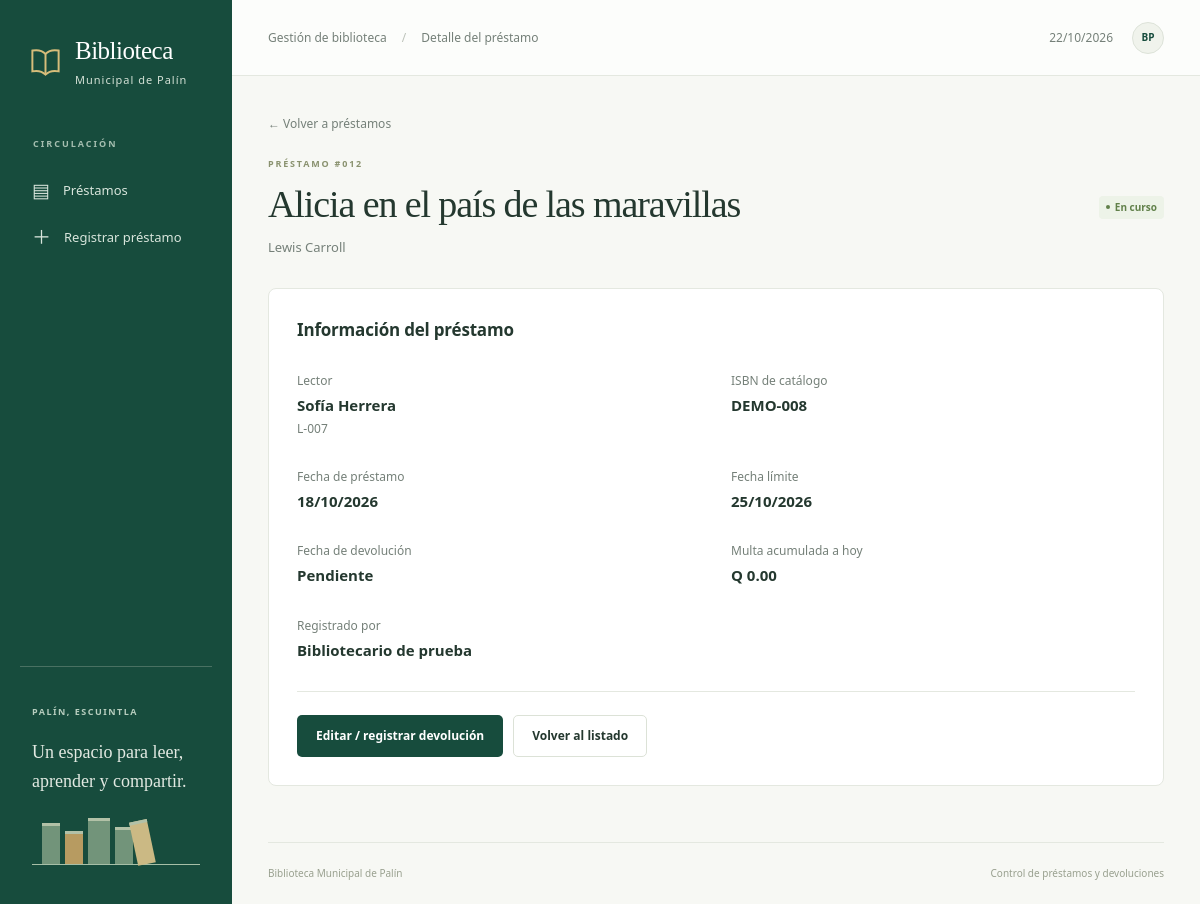
Page /index.php?c=prestamos&a=ver&id=12 on the committed database.
### tables this page shows
CREATE TABLE prestamos (
    id INT UNSIGNED AUTO_INCREMENT PRIMARY KEY,
    libro_id INT UNSIGNED NOT NULL,
    lector_id INT UNSIGNED NOT NULL,
    usuario_id INT UNSIGNED NOT NULL,
    fecha_prestamo DATE NOT NULL,
    fecha_limite DATE NOT NULL,
    fecha_devolucion DATE NULL,
    multa DECIMAL(10,2) NOT NULL DEFAULT 0.00,
    CONSTRAINT fk_prestamo_libro FOREIGN KEY (libro_id) REFERENCES libros(id) ON DELETE RESTRICT,
    CONSTRAINT fk_prestamo_lector FOREIGN KEY (lector_id) REFERENCES lectores(id) ON DELETE RESTRICT,
    CONSTRAINT fk_prestamo_usuario FOREIGN KEY (usuario_id) REFERENCES usuarios(id) ON DELETE RESTRICT,
    CONSTRAINT chk_plazo CHECK (fecha_limite = DATE_ADD(fecha_prestamo, INTERVAL 7 DAY)),
    CONSTRAINT chk_devolucion CHECK (fecha_devolucion IS NULL OR fecha_devolucion >= fecha_prestamo),
    CONSTRAINT chk_multa CHECK (multa >= 0),
    INDEX idx_libro_activo (libro_id,fecha_devolucion),
    INDEX idx_lector_activo (lector_id,fecha_devolucion,fecha_limite)
);

CREATE TABLE libros (
    id INT UNSIGNED AUTO_INCREMENT PRIMARY KEY,
    isbn VARCHAR(20) NOT NULL UNIQUE,
    titulo VARCHAR(150) NOT NULL,
    autor VARCHAR(150) NOT NULL,
    categoria VARCHAR(80) NOT NULL,
    anio SMALLINT UNSIGNED NOT NULL,
    ejemplares_totales INT NOT NULL,
    CONSTRAINT chk_ejemplares CHECK (ejemplares_totales >= 0),
    CONSTRAINT chk_anio CHECK (anio BETWEEN 1 AND 9999)
);

CREATE TABLE lectores (
    id INT UNSIGNED AUTO_INCREMENT PRIMARY KEY,
    carne VARCHAR(20) NOT NULL UNIQUE,
    nombre VARCHAR(120) NOT NULL,
    telefono VARCHAR(20) NULL,
    tipo ENUM('estudiante','vecino') NOT NULL,
    estado ENUM('activo','inactivo') NOT NULL DEFAULT 'activo'
);

CREATE TABLE usuarios (
    id INT UNSIGNED AUTO_INCREMENT PRIMARY KEY,
    usuario VARCHAR(50) NOT NULL UNIQUE,
    password_hash VARCHAR(255) NOT NULL,
    nombre VARCHAR(120) NOT NULL,
    rol ENUM('bibliotecario','auxiliar') NOT NULL,
    activo BOOLEAN NOT NULL DEFAULT TRUE,
    CONSTRAINT chk_usuario_activo CHECK (activo IN (0,1))
);

### config/bootstrap.php (called while the page is built, shortened)
<?php
function e(mixed $value): string
{
    return htmlspecialchars((string) $value, ENT_QUOTES | ENT_SUBSTITUTE, 'UTF-8');
}
function url(string $action = 'index', array $params = []): string
{
    return 'index.php?' . http_build_query(['c' => 'prestamos', 'a' => $action] + $params);
}
function render(string $view, array $viewData = []): void
{
    extract($viewData, EXTR_SKIP);
    require APP_ROOT . '/views/layout/header.php';
    require APP_ROOT . '/views/' . $view . '.php';
    require APP_ROOT . '/views/layout/footer.php';
}
function fecha(?string $date): string
{
    return $date ? (new DateTimeImmutable($date))->format('d/m/Y') : 'Pendiente';
}
function estado(array $prestamo): string
{
    return $prestamo['fecha_limite'] < date('Y-m-d') ? 'vencido' : 'activo';
}
function estado_texto(string $status): string
{
    return ['activo' => 'En curso', 'vencido' => 'Vencido', 'devuelto' => 'Devuelto'][$status];
}
function multa_visible(array $prestamo): float
{
    return $prestamo['fecha_devolucion'] !== null ? (float) $prestamo['multa']
        : Prestamo::calcularMulta($prestamo['fecha_limite'], date('Y-m-d'));
}

### index.php (called while the page is built, shortened)
<?php
require __DIR__.'/config/bootstrap.php';
$action=$_GET['a'] ?? 'index'; $controller=$_GET['c'] ?? 'prestamos';
try {
    $db=Conexion::conectar();
    $handler=new PrestamoController(new Prestamo($db),new Catalogo($db));
    $handler->$action();
} catch (Throwable $e) {
    error_log((string)$e); http_response_code(500);
    render('error',['title'=>'No pudimos completar la operación',
        'message'=>'Inténtalo de nuevo. Si el problema continúa, comprueba que el servidor de base de datos esté iniciado y que la instalación esté completa.']);
}

### models/Prestamo.php (called while the page is built, shortened)
<?php
final class Prestamo
{
    public function encontrar(int $id): ?array
    {
        $q = $this->db->prepare('SELECT p.*,l.titulo,l.autor,l.isbn,r.nombre AS lector,
            r.carne,u.nombre AS operador FROM prestamos p
            JOIN libros l ON l.id=p.libro_id JOIN lectores r ON r.id=p.lector_id
            JOIN usuarios u ON u.id=p.usuario_id WHERE p.id=?');
        $q->execute([$id]); return $q->fetch() ?: null;
    }
    public static function calcularMulta(string $limite, string $devolucion): float
    {
        $dias = (int) (new DateTimeImmutable($limite))->diff(new DateTimeImmutable($devolucion))->format('%r%a');
        return max(0, $dias) * 2.0;
    }
}

### views/prestamos/ver.php (the view)
<?php $status=estado($prestamo); ?>
<a class="back-link" href="<?= e(url()) ?>">← Volver a préstamos</a>
<div class="page-heading"><div><div class="eyebrow">PRÉSTAMO #<?= e(str_pad((string)$prestamo['id'],3,'0',STR_PAD_LEFT)) ?></div><h1><?= e($prestamo['titulo']) ?></h1><p><?= e($prestamo['autor']) ?></p></div><span class="status <?= e($status) ?>"><i aria-hidden="true"></i><?= e(estado_texto($status)) ?></span></div>
<section class="card detail-card"><h2>Información del préstamo</h2><dl class="detail-grid">
    <div><dt>Lector</dt><dd><?= e($prestamo['lector']) ?><small><?= e($prestamo['carne']) ?></small></dd></div><div><dt>ISBN de catálogo</dt><dd><?= e($prestamo['isbn']) ?></dd></div>
    <div><dt>Fecha de préstamo</dt><dd><?= e(fecha($prestamo['fecha_prestamo'])) ?></dd></div><div><dt>Fecha límite</dt><dd><?= e(fecha($prestamo['fecha_limite'])) ?></dd></div>
    <div><dt>Fecha de devolución</dt><dd><?= e(fecha($prestamo['fecha_devolucion'])) ?></dd></div><div><dt><?= $status==='devuelto'?'Multa registrada':'Multa acumulada a hoy' ?></dt><dd>Q <?= number_format(multa_visible($prestamo),2) ?></dd></div>
    <div><dt>Registrado por</dt><dd><?= e($prestamo['operador']) ?></dd></div>
</dl><div class="detail-actions"><a class="button primary" href="<?= e(url('editar',['id'=>$prestamo['id']])) ?>"><?= $status==='devuelto'?'Editar préstamo':'Editar / registrar devolución' ?></a><a class="button secondary" href="<?= e(url()) ?>">Volver al listado</a></div></section>

### public/css/app.css (style rules this page uses)
:root { --green:#174c3d; --green-dark:#103c30; --ink:#24382f; --muted:#758079; --paper:#f7f8f4; --border:#e4e8e0; --gold:#c59a4a; --red:#a8473c; --white:#fff; font-family:"Segoe UI",Arial,sans-serif; color:var(--ink); background:var(--paper); font-synthesis:none }
* { box-sizing:border-box }
body { margin:0; font-size:14px; line-height:1.5 }
a { color:var(--green); text-decoration:none }
button,a,input,select { -webkit-tap-highlight-color:transparent }
h1,h2,h3,p { margin-top:0 }
h1 { font-family:Georgia,"Times New Roman",serif; font-weight:500; font-size:38px; line-height:1.15; letter-spacing:-1.1px; margin-bottom:12px }
h2 { font-size:17px; font-weight:650; letter-spacing:-.2px; margin-bottom:5px }
p { color:var(--muted) }
small { display:block; color:var(--muted); font-size:12px; margin-top:3px }
dt { color:var(--muted); font-size:12px }
dd { margin:4px 0 0; font-weight:550 }
.eyebrow { font-size:9px; letter-spacing:1.8px; font-weight:650; color:#8a926f; margin-bottom:12px }
.page-heading { display:flex; justify-content:space-between; align-items:center; gap:24px; margin:2px 0 30px }
.page-heading p { margin-bottom:0; font-size:13px }
.button { border:1px solid transparent; display:inline-flex; gap:9px; align-items:center; justify-content:center; padding:11px 18px; font-size:12px; font-weight:600; border-radius:5px; white-space:nowrap; min-height:42px; line-height:1.35 }
.primary { color:white; background:var(--green) }
.secondary { background:white; border-color:#dce2d7; color:var(--ink) }
.back-link { font-size:12px; color:var(--muted); display:inline-block; margin-bottom:22px }
.card { background:white; border:1px solid var(--border); border-radius:8px; overflow:hidden }
.status { border-radius:4px; display:inline-flex; align-items:center; gap:5px; padding:5px 7px; font-size:10px; font-weight:600; white-space:nowrap; line-height:1.3 }
.status i { height:4px; width:4px; border-radius:50%; background:currentColor }
.status.activo { background:#edf3e8; color:#61804a }
.detail-card { max-width:900px; padding:28px }
.detail-grid { display:grid; grid-template-columns:1fr 1fr; gap:30px; margin:30px 0 }
.detail-grid dd { font-size:15px }
.detail-grid dd small { font-weight:400 }
.detail-actions { display:flex; gap:10px; padding-top:23px; border-top:1px solid var(--border) }
@media (prefers-reduced-motion:no-preference) { .button,.nav-link { transition:background .15s,filter .15s } }

### rows in the picture
prestamos: id "012", libro.titulo "Alicia en el país de las maravillas", libro.autor "Lewis Carroll", fecha_limite "En curso", lector.nombre "Sofía Herrera", lector.carne "L-007", libro.isbn "DEMO-008", fecha_prestamo "18/10/2026", fecha_limite "25/10/2026", fecha_devolucion "Pendiente", multa_visible($prestamo) "0.00", usuario.nombre "Bibliotecario de prueba"

### other values in the picture
$title "Detalle del préstamo"
